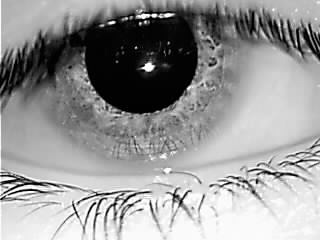
#> input picture Section7/eye3.jpeg, 320 x 240 px
$ python pupil_cicle.py
#> lines starting #> are read from the running program, lines starting #| are printed output that depends on the picture; after the words box and inside, x2 and y2 are one past the last pixel; in counts of white or black regions, pixels touching at a corner belong together
import numpy as np
import cv2 as cv

# morph_size = 11
morph_size = 25
imageBGR = cv.imread('eye3.jpeg', 1)
#> imageBGR is the input picture: shape (240, 320, 3); min 0, max 255, mean 150.8
imageGRY = cv.imread('eye3.jpeg', 0)
#> imageGRY: shape (240, 320); min 0, max 255, mean 150.8

img_copy = imageGRY.copy()
ret, thresh = cv.threshold(img_copy, 50, 255, cv.THRESH_BINARY_INV)
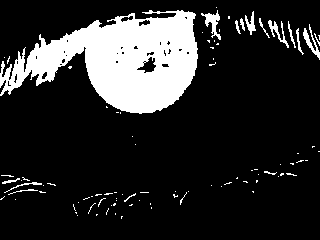
#> thresh: shape (240, 320); 16.7% white; 92 white regions (77 under 20 px), largest, box (x1, y1, x2, y2) and area: (0, 10, 198, 114) 11344, (201, 10, 221, 40) 217, (303, 24, 320, 60) 178

se = np.ones((morph_size, morph_size), np.uint8)
img_morph = cv.morphologyEx(thresh, cv.MORPH_OPEN, se)
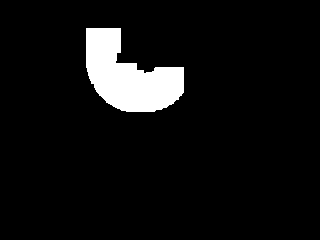
#> img_morph: shape (240, 320); 6.4% white; 1 white region

countours, hierarchy = cv.findContours(img_morph, cv.RETR_TREE, cv.CHAIN_APPROX_SIMPLE)
#> countours = 1 contour; box (x1, y1, x2, y2) and area: (86, 28, 184, 112) 4781

cv.drawContours(img_copy, countours, -1, (0, 0, 255), 3)
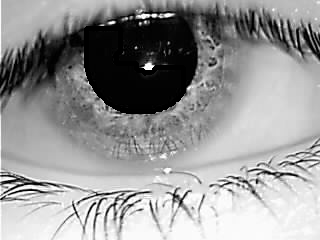
#> img_copy: shape (240, 320); min 0, max 255, mean 150.2

(x, y), rad = cv.minEnclosingCircle(countours[0])
#> x = 133.3; y = 61.8; rad = 58.15

# ba ye halghe for bar asas masahatesh ono takmil mikonim
cv.circle(imageBGR, (int(x), int(y)), int(rad), (0, 0, 255), 2)
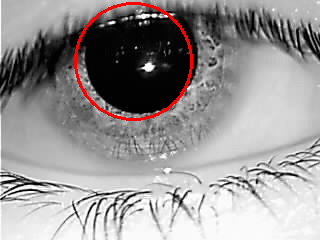
#> imageBGR: shape (240, 320, 3); 1.42% of pixels changed, all inside (x1, y1, x2, y2) = (74, 2, 193, 121)
cv.imshow('morph', img_morph)
cv.imshow('thresh', thresh)
cv.imshow('copy', img_copy)
cv.imshow('image', imageBGR)
cv.waitKey(0)

$ run again, with Section7/eye1.jpeg copied over Section7/eye3.jpeg
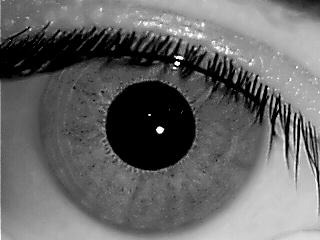
#> input picture Section7/eye1.jpeg, 320 x 240 px
#> imageBGR is the input picture: shape (240, 320, 3); min 0, max 255, mean 103.5
#> `ret, thresh = cv.threshold(img_copy, 50, 255, cv.THRESH_BINARY_INV)`:
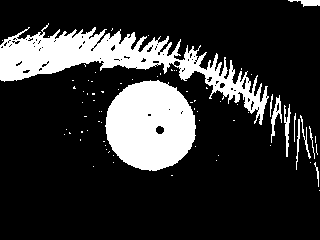
#> thresh: shape (240, 320); 19.3% white; 75 white regions (64 under 20 px), largest, box (x1, y1, x2, y2) and area: (0, 23, 269, 125) 7622, (105, 80, 196, 171) 6291, (271, 95, 282, 143) 181
#> img_morph: shape (240, 320); 7.9% white; 2 white regions
#> countours = 3 contours; box (x1, y1, x2, y2) and area: (107, 83, 195, 168) 5602, (0, 48, 16, 80) 465, (147, 113, 165, 135) 206
#> img_copy: shape (240, 320); min 0, max 255, mean 102.8
#> x = 150.5; y = 124.8; rad = 45.77
#> `cv.circle(imageBGR, (int(x), int(y)), int(rad), (0, 0, 255), 2)`:
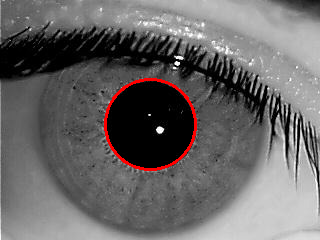
#> imageBGR: shape (240, 320, 3); 1.09% of pixels changed, all inside (x1, y1, x2, y2) = (104, 78, 197, 171)

$ run again, with Section7/eye2.jpeg copied over Section7/eye3.jpeg
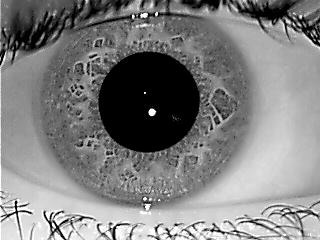
#> input picture Section7/eye2.jpeg, 320 x 240 px
#> imageBGR is the input picture: shape (240, 320, 3); min 0, max 255, mean 127.4
#> `ret, thresh = cv.threshold(img_copy, 50, 255, cv.THRESH_BINARY_INV)`:
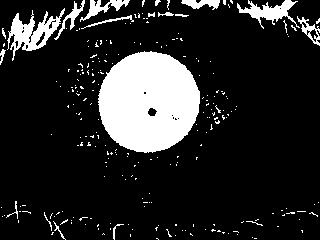
#> thresh: shape (240, 320); 15.6% white; 241 white regions (222 under 20 px), largest, box (x1, y1, x2, y2) and area: (98, 51, 200, 153) 7972, (7, 8, 65, 61) 1118, (237, 0, 300, 29) 672
#> img_morph: shape (240, 320); 9.7% white; 1 white region
#> countours = 2 contours, 1 with area under 20; largest, box (x1, y1, x2, y2) and area: (100, 53, 198, 151) 7238
#> img_copy: shape (240, 320); min 0, max 255, mean 126.7
#> x = 148.4; y = 102.1; rad = 51.43
#> `cv.circle(imageBGR, (int(x), int(y)), int(rad), (0, 0, 255), 2)`:
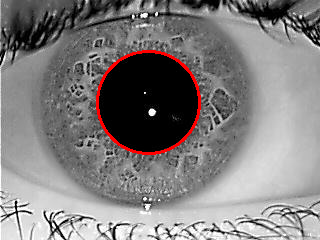
#> imageBGR: shape (240, 320, 3); 1.27% of pixels changed, all inside (x1, y1, x2, y2) = (96, 50, 201, 155)
